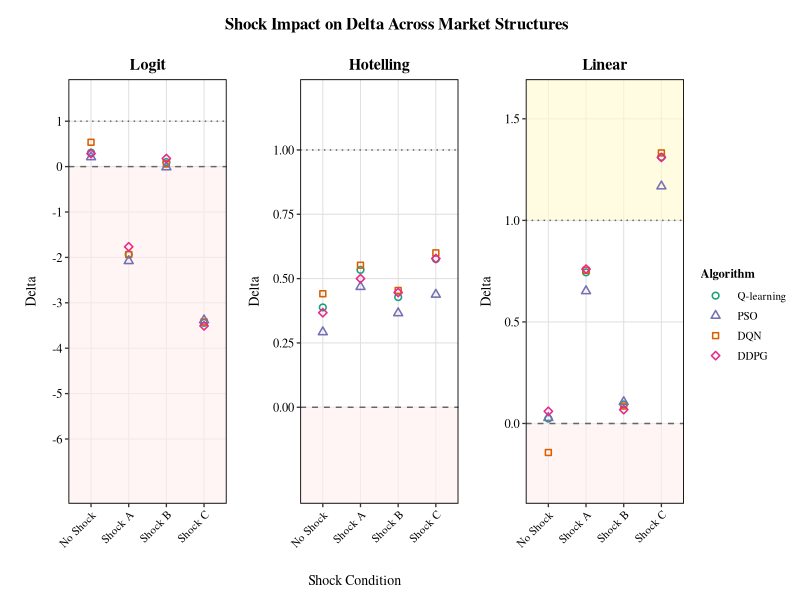
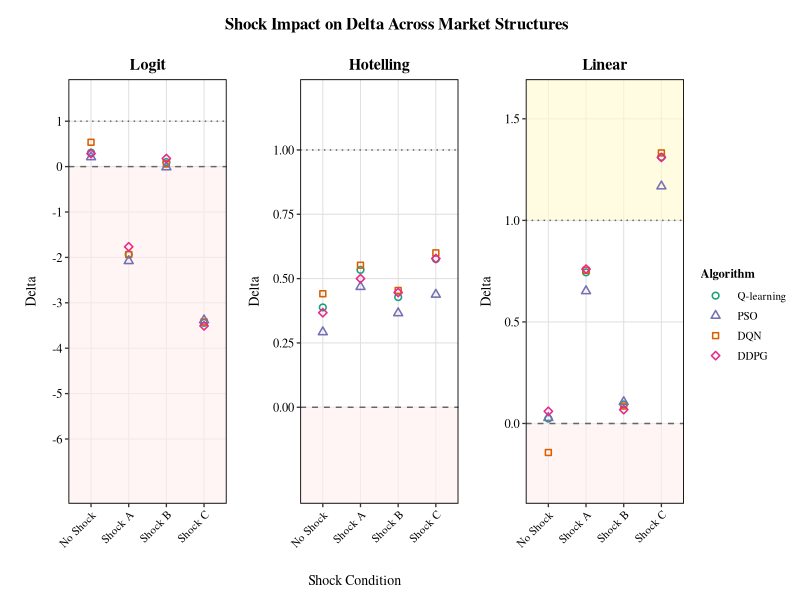

Reproduce these figures in R, in order.
# Load required libraries
library(tidyverse)
library(ggplot2)
library(patchwork)
library(scales)
library(cowplot)

POINT_SIZE <- 1.7
STROKE_SIZE <- 0.8

# Set seed for reproducibility
set.seed(42)

# DATA LOADING AND PREPARATION
data <- read.csv("all_tables.csv", stringsAsFactors = FALSE)

data_long <- data %>%
  pivot_longer(
    cols = c(Agent1_Delta, Agent2_Delta, Agent1_RPDI, Agent2_RPDI, 
             Agent1_Avg_Prices, Agent2_Avg_Prices),
    names_to = c("Agent", ".value"),
    names_pattern = "(Agent[12])_(.*)"
  ) %>%
  rename(Delta = Delta, RPDI = RPDI, Avg_Prices = Avg_Prices)

data_long <- data_long %>%
  mutate(
    Algorithm = case_when(
      Agent == "Agent1" ~ str_extract(Matchup, "^[A-Z]+"),
      Agent == "Agent2" ~ str_extract(Matchup, "vs ([A-Z]+)$", group = 1)
    ),
    Algorithm = case_when(
      Algorithm == "Q" ~ "Q-learning",
      Algorithm == "DQN" ~ "DQN",
      Algorithm == "PSO" ~ "PSO",
      Algorithm == "DDPG" ~ "DDPG",
      TRUE ~ Algorithm
    ),
    Algorithm = factor(Algorithm, levels = c("Q-learning", "DQN", "PSO", "DDPG")),
    Shock_Condition = case_when(
      Shock == "0" ~ "No Shock",
      Shock == "A" ~ "Shock A",
      Shock == "B" ~ "Shock B",
      Shock == "C" ~ "Shock C"
    ),
    Shock_Condition = factor(Shock_Condition, 
                              levels = c("No Shock", "Shock A", "Shock B", "Shock C")),
    Model = factor(Model, levels = c("LOGIT", "HOTELLING", "LINEAR"))
  )

# Remove extreme outliers
data_clean <- data_long %>%
  filter(Delta > -8 & Delta < 3)

# COLOR PALETTE (Colorblind-friendly)
algo_colors <- c(
  "Q-learning" = "#1B9E77",
  "PSO"        = "#7570B3", 
  "DQN"        = "#D95F02",
  "DDPG"       = "#E7298A"
)

algo_shapes <- c(
  "Q-learning" = 21,
  "PSO"        = 24,
  "DQN"        = 22,
  "DDPG"       = 23
)

algo_linetypes <- c(
  "Q-learning" = "solid",
  "PSO"        = "solid",
  "DQN"        = "solid",
  "DDPG"       = "solid"
)

# THEME (Cross-platform compatible)
theme_q1_journal <- function(base_size = 10) {
  theme_bw(base_size = base_size) +
    theme(
      text = element_text(family = 'serif'),
      plot.title = element_text(
        size = rel(1.15), 
        face = "bold", 
        hjust = 0.5,
        margin = margin(b = 4)
      ),
      plot.subtitle = element_text(
        size = rel(0.9),
        hjust = 0.5,
        margin = margin(b = 6),
        color = "gray40"
      ),
      axis.title = element_text(size = rel(1.0), face = "plain"),
      axis.title.x = element_text(margin = margin(t = 8)),
      axis.title.y = element_text(margin = margin(r = 8)),
      axis.text = element_text(size = rel(0.9), color = "black"),
      axis.text.x = element_text(angle = 0, hjust = 0.5),
      panel.grid.major = element_line(color = "gray88", linewidth = 0.35),
      panel.grid.minor = element_blank(),
      panel.border = element_rect(color = "black", fill = NA, linewidth = 0.6),
      legend.title = element_text(size = rel(0.95), face = "bold"),
      legend.text = element_text(size = rel(0.85)),
      legend.key.size = unit(1.0, "lines"),
      legend.key.width = unit(1.5, "lines"),
      legend.background = element_rect(fill = "white", color = NA),
      legend.key = element_rect(fill = "white", color = NA),
      plot.margin = margin(t = 8, r = 8, b = 8, l = 8)
    )
}

# PREPARE AGGREGATED DATA
shock_data <- data_clean %>%
  group_by(Model, Algorithm, Shock_Condition) %>%
  summarise(
    Mean_Delta = mean(Delta, na.rm = TRUE),
    SE_Delta = sd(Delta, na.rm = TRUE) / sqrt(n()),
    .groups = "drop"
  )

# PANEL 1: LOGIT - Shock Impact
logit_shock <- shock_data %>% filter(Model == "LOGIT")

p1_logit <- ggplot(logit_shock, 
                   aes(x = Shock_Condition, y = Mean_Delta, 
                       color = Algorithm, group = Algorithm)) +
  annotate("rect", xmin = -Inf, xmax = Inf, ymin = -Inf, ymax = 0,
           fill = "#FFEEEE", alpha = 0.6) +
  geom_hline(yintercept = 0, linetype = "dashed", color = "gray40", linewidth = 0.5) +
  geom_hline(yintercept = 1, linetype = "dotted", color = "gray40", linewidth = 0.5) +
  # geom_line(aes(linetype = Algorithm), linewidth = 0.9) +
  geom_point(aes(shape = Algorithm), size = POINT_SIZE, stroke = STROKE_SIZE) +
  scale_color_manual(values = algo_colors) +
  scale_shape_manual(values = algo_shapes) +
  scale_linetype_manual(values = algo_linetypes) +
  scale_y_continuous(
    limits = c(-7, 1.5),
    breaks = seq(-6, 1, by = 1),
    minor_breaks = NULL
  ) +
  labs(
    title = "Logit",
    # subtitle = "Collapse under shocks",
    x = NULL,
    y = "Delta"
  ) +
  # annotate("text", x = 0.55, y = 0.25, label = "Delta = 0", 
  #          size = 2.3, color = "gray40", hjust = 0) +
  # annotate("text", x = 0.55, y = 1.25, label = "Delta = 1", 
  #          size = 2.3, color = "gray40", hjust = 0) +
  theme_q1_journal() +
  theme(
    legend.position = "none",
    plot.subtitle = element_text(color = "#D55E00", face = "italic"),
    axis.text.x = element_text(angle = 45, hjust = 1, size = 8)
  )

# PANEL 2: HOTELLING - Shock Impact
hotelling_shock <- shock_data %>% filter(Model == "HOTELLING")

p2_hotelling <- ggplot(hotelling_shock, 
                       aes(x = Shock_Condition, y = Mean_Delta, 
                           color = Algorithm, group = Algorithm)) +
  annotate("rect", xmin = -Inf, xmax = Inf, ymin = -Inf, ymax = 0,
           fill = "#FFEEEE", alpha = 0.6) +
  geom_hline(yintercept = 0, linetype = "dashed", color = "gray40", linewidth = 0.5) +
  geom_hline(yintercept = 1, linetype = "dotted", color = "gray40", linewidth = 0.5) +
  #geom_line(aes(linetype = Algorithm), linewidth = 0.9) +
  geom_point(aes(shape = Algorithm), size = POINT_SIZE, stroke = STROKE_SIZE) +
  scale_color_manual(values = algo_colors) +
  scale_shape_manual(values = algo_shapes) +
  scale_linetype_manual(values = algo_linetypes) +
  scale_y_continuous(
    limits = c(-0.3, 1.2),
    breaks = seq(0, 1, by = 0.25),
    minor_breaks = NULL
  ) +
  labs(
    title = "Hotelling",
    # subtitle = "Stable across shocks",
    x = NULL,
    y = "Delta"
  ) +
  # annotate("text", x = 0.55, y = 0.08, label = "Delta = 0", 
  #          size = 2.3, color = "gray40", hjust = 0) +
  # annotate("text", x = 0.55, y = 1.08, label = "Delta = 1", 
  #          size = 2.3, color = "gray40", hjust = 0) +
  theme_q1_journal() +
  theme(
    legend.position = "none",
    plot.subtitle = element_text(color = "#009E73", face = "italic"),
    axis.text.x = element_text(angle = 45, hjust = 1, size = 8)
  )

# PANEL 3: LINEAR - Shock Impact
linear_shock <- shock_data %>% filter(Model == "LINEAR")

p3_linear <- ggplot(linear_shock, 
                    aes(x = Shock_Condition, y = Mean_Delta, 
                        color = Algorithm, group = Algorithm)) +
  annotate("rect", xmin = -Inf, xmax = Inf, ymin = -Inf, ymax = 0,
           fill = "#FFEEEE", alpha = 0.6) +
  annotate("rect", xmin = -Inf, xmax = Inf, ymin = 1, ymax = Inf,
           fill = "#FFFACD", alpha = 0.6) +
  geom_hline(yintercept = 0, linetype = "dashed", color = "gray40", linewidth = 0.5) +
  geom_hline(yintercept = 1, linetype = "dotted", color = "gray40", linewidth = 0.5) +
  # geom_line(aes(linetype = Algorithm), linewidth = 0.9) +
  geom_point(aes(shape = Algorithm), size = POINT_SIZE, stroke = STROKE_SIZE) +
  scale_color_manual(values = algo_colors) +
  scale_shape_manual(values = algo_shapes) +
  scale_linetype_manual(values = algo_linetypes) +
  scale_y_continuous(
    limits = c(-0.3, 1.6),
    breaks = seq(0, 1.5, by = 0.5),
    minor_breaks = NULL
  ) +
  labs(
    title = "Linear",
    # subtitle = "Supra-monopoly profits",
    x = NULL,
    y = "Delta"
  ) +
  # annotate("text", x = 0.55, y = 0.08, label = "Delta = 0", 
  #          size = 2.3, color = "gray40", hjust = 0) +
  # annotate("text", x = 0.55, y = 1.08, label = "Delta = 1", 
  #          size = 2.3, color = "gray40", hjust = 0) +
  theme_q1_journal() +
  theme(
    legend.position = "none",
    plot.subtitle = element_text(color = "#CC79A7", face = "italic"),
    axis.text.x = element_text(angle = 45, hjust = 1, size = 8)
  )

# CREATE SHARED LEGEND
p_legend <- ggplot(shock_data, aes(x = Shock_Condition, y = Mean_Delta)) +
  geom_point(aes(color = Algorithm, shape = Algorithm), size = POINT_SIZE) +
  scale_color_manual(
    values = algo_colors,
    name = "Algorithm",
    breaks = c("Q-learning", "PSO", "DQN", "DDPG")  # Add this to all scales
  ) +
  scale_shape_manual(
    values = algo_shapes,
    name = "Algorithm",
    breaks = c("Q-learning", "PSO", "DQN", "DDPG")  # Add this to all scales
  ) +
  scale_linetype_manual(
    values = algo_linetypes,
    name = "Algorithm",
    breaks = c("Q-learning", "PSO", "DQN", "DDPG")  # Add this to all scales
  ) +
  guides(
    color = guide_legend(
         title.position = "top",
         ncol = 1,
         order = 1,
         override.aes = list(
                stroke = STROKE_SIZE,
                color = algo_colors
         )
    ),
    shape = guide_legend(title.position = "top", ncol = 1, order = 1),
    linetype = guide_legend(title.position = "top", ncol = 1, order = 1)
  ) +
  theme_q1_journal() +
  theme(
    legend.title = element_text(size = 9, face = "bold"),
    legend.text = element_text(size = 8),
    legend.margin = margin(t = 0, r = 0, b = 0, l = 0)
  )

legend_grob <- get_legend(p_legend)

# COMBINE ALL PANELS
x_label <- ggdraw() +
  draw_label("Shock Condition", size = 10, fontfamily = 'serif')

combined_plots <- (p1_logit | p2_hotelling | p3_linear) +
  plot_layout(ncol = 3, widths = c(1, 1, 1))

plots_with_xlabel <- plot_grid(
  combined_plots,
  x_label,
  ncol = 1,
  rel_heights = c(1, 0.05)
)

final_figure <- plot_grid(
  plots_with_xlabel,
  legend_grob,
  ncol = 2,
  rel_widths = c(1, 0.12),
  align = "h",
  axis = "tb"
)

title_grob <- ggdraw() + 
  draw_label(
    "Shock Impact on Delta Across Market Structures",
    fontface = 'bold',
    fontfamily = 'serif',
    size = 12
  )

final_plot <- plot_grid(
  title_grob,
  final_figure,
  ncol = 1,
  rel_heights = c(0.06, 1)
) + theme(plot.margin = margin(5, 10, 5, 5))

# SAVE FIGURES
ggsave(
  filename = "./figures/Figure2_Shock_Impact_AllMarkets.png",
  plot = final_plot,
  width = 200,
  height = 100,
  units = "mm",
  dpi = 600,
  bg = "white"
)

ggsave(
  filename = "./figures/Figure2_Shock_Impact_AllMarkets.pdf",
  plot = final_plot,
  width = 200,
  height = 100,
  units = "mm",
  device = "pdf"
)

cat("\n")
cat("============================================================\n")
cat("  FIGURE 2: Shock Impact Across Market Structures\n")
cat("  Q1 JOURNAL PUBLICATION STANDARD\n")
cat("============================================================\n")
cat("\n")
cat("Files created:\n")
cat("  - Figure2_Shock_Impact_AllMarkets.png  (600 DPI)\n")
cat("  - Figure2_Shock_Impact_AllMarkets.pdf  (Vector)\n")
# cat("  - Figure2_Shock_Impact_AllMarkets.tiff (600 DPI, LZW)\n")
cat("\n")
cat("Key patterns visualized:\n")
cat("  - Logit: Catastrophic collapse under shocks A & C\n")
cat("  - Hotelling: Remarkable stability (nearly flat lines)\n")
cat("  - Linear: Profit inflation above monopoly level\n")
cat("\n")
